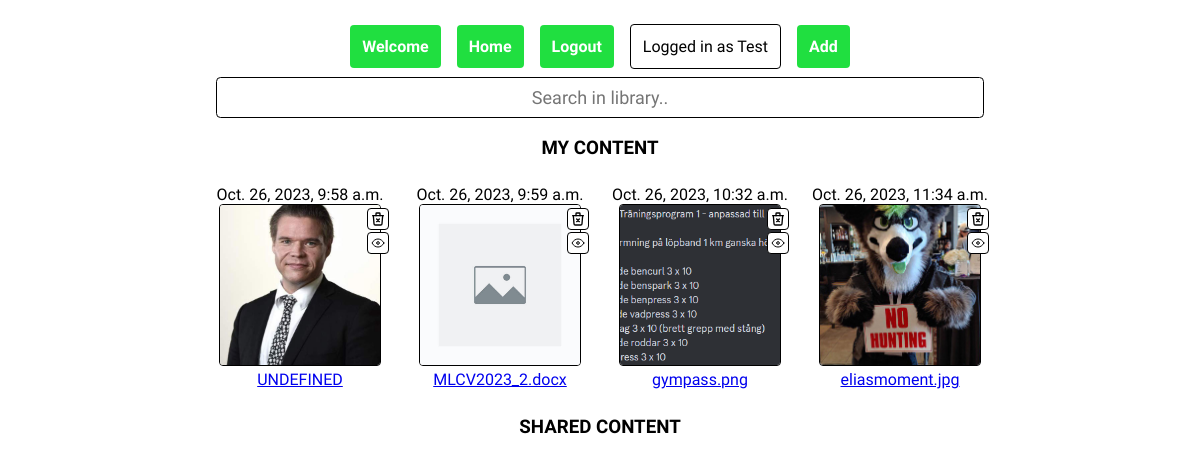
Screenshot of /home/ (signed in) with the database file from the repository.
### sharecenter/models.py (models this page shows, shortened)
class Content(models.Model):
    file = models.FileField(upload_to=user_upload_path)
    filename = models.CharField(max_length=255, default="UNDEFINED")
    uploaded = models.DateTimeField(default=timezone.now)
    user = models.ForeignKey(User,on_delete=models.CASCADE)

### sharecenter/views.py (the view)
# urls.py: 2. Add a URL to urlpatterns:  path('', Home.as_view(), name='home')
@decorators.login_required(login_url='loginsignuppage')
def Home(request):
    context = {}
    if request.user.is_authenticated:
        context['authenticated'] = True
        context['username'] = request.user
    context['content'] = Content.objects.all().values()
    return render(request, 'home.html', context)

### sharecenter/templates/home.html (shortened to what this page needs)
{% extends 'base/main.html' %}
{% block nav %}
    <button>Add</button>
    <div id="barWrapper"><input class="center" id="searchBar" type="text" placeholder="Search in library.."></div>
{% endblock %}
{% block body %}
    <h3>MY CONTENT</h3>
    <div id="contentBox">
        {% load static %}
        {% for file in content %}
            <div class="content">
                {{file.uploaded}}
                <div class="previewWrapper">
                    <a href="{% static file.file %}"><img src="{% static file.file %}" onerror="this.onerror = null; this.src=`{% static 'uploads/nopreview.jpg' %}`"></a>
                    <div class="contentBtn btn1" onclick="Popup('delete','{{file.id}}')">
                    </div>
                    <div class="contentBtn btn2" onclick="Popup('manage','{{file.id}}')">
                        <svg xmlns="http://www.w3.org/2000/svg" height="1em" viewBox="0 0 24 24" stroke-width="1.5" stroke="#000000" fill="none" stroke-linecap="round" stroke-linejoin="round">
                            <path d="M10 12a2 2 0 1 0 4 0a2 2 0 0 0 -4 0" />
                            <path d="M21 12c-2.4 4 -5.4 6 -9 6c-3.6 0 -6.6 -2 -9 -6c2.4 -4 5.4 -6 9 -6c3.6 0 6.6 2 9 6" />
                        </svg>
                    </div>
                </div>
                <a href="{% static file.file %}">{{file.filename}}</a>
            </div>
        {% endfor %}
    </div>
    <h3>SHARED CONTENT</h3>
{% endblock %}

### sharecenter/templates/base/main.html (shortened to what this page needs)
<!DOCTYPE html>
<html lang="en">
<head>
    {% load static %}
    <link rel="stylesheet" href="{% static 'styles/main.css' %}">
</head>
<body>
    <div id="mainwrapper">
        <nav>
            <button onclick="document.location.href = '/'">Welcome</button>
            {% if authenticated %}
            <button onclick="document.location.href = '/home/'">Home</button>
            <button onclick="document.location.href = '/logout/'">Logout</button>
            <div class="navMisc">Logged in as {{username}}</div>
            {% else %}
            <button onclick="document.location.href = '/login/'">Login/Signup</button>
            {% endif %}
            {% block nav %}
            {% endblock %}
        </nav>
        {% block body %}
        {% endblock %}
    </div>
</body>
</html>

### sharecenter/static/styles/main.css (style rules this page uses)
* { font-family: 'Dosis', sans-serif; word-wrap: break-word; border-radius: 0.25em; transition: transform 0.25s ease; }
body { border: 0; padding: 0; margin: 0; display: flex; justify-content: center; }
h1, h3 { text-align: center; }
.center { text-align: center; }
#mainwrapper { position: relative; max-width: 100vh; }
button { color: white; font-size: 1em; font-weight: bold; background-color: hsl(130, 75%, 50%); border: 0; padding: 0.75em; margin: 0.5em; }
nav { position: sticky; top: 0; display: flex; flex-wrap: wrap; justify-content: center; align-items: center; padding-top: 1em; background-color: white; }
.navMisc { border: 1px solid black; padding: 0.75em; margin: 0.5em; }

### sharecenter/templates/home.html (style rules this page uses)
#contentBox { display: flex; flex-wrap: wrap; flex-basis: 32%; }
.content { flex: 1; text-align: center; justify-content: center; padding: 0.5em; }
img { width: 10em; height: 10em; object-fit: cover; border: 1px solid black; }
a { display: block; }
#barWrapper { box-sizing: border-box; padding-left: 1em; padding-right: 1em; width: 100%; }
#searchBar { box-sizing: border-box; padding: 0.5em; width: 100%; font-size: large; border: 1px solid black; }
.previewWrapper { position: relative; width: min-content; left: 50%; transform: translateX(-50%); }
.contentBtn { position: absolute; display: flex; background-color: white; padding: 0.125em; border: 1px solid black; }
.btn1 { top: 0.25em; right: -0.5em; }
.btn2 { top: 1.75em; right: -0.5em; }

### rows the page displays
Content: uploaded "Oct. 26, 2023, 9:58 a.m.", file (picture), filename "UNDEFINED"
Content: uploaded "Oct. 26, 2023, 9:59 a.m.", filename "MLCV2023_2.docx"
Content: uploaded "Oct. 26, 2023, 10:32 a.m.", file (picture), filename "gympass.png"
Content: uploaded "Oct. 26, 2023, 11:34 a.m.", file (picture), filename "eliasmoment.jpg"

### other values shown
{{ username }} "Test"
